Frame 1 (no input): blank canvas, image omitted
Frame 60 (the mouse pressed at the canvas centre just before this capture): blank canvas, image omitted
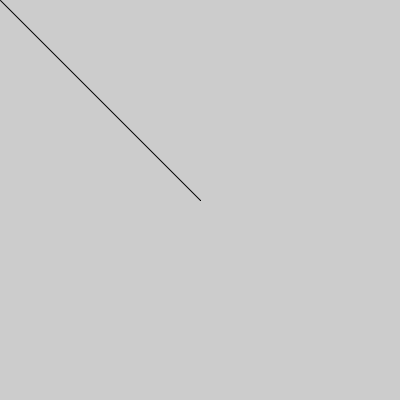
Frame 120 (the mouse held since frame 60 and released just before this capture)

The Processing sketch whose frames 1 and 60 were blank and that drew this single picture after the mouse press (run headless with seeded random() and noise(); from frame 60 on, the mouse is pressed at the canvas centre):

// Processing sketch: week07_1_halloween_line
// ── week07_1_halloween_line.pde
void setup(){
  size(400,400);
}
void draw(){
  if(mousePressed) line(mouseX,mouseY,pmouseX,pmouseY);
}
void mouseReleased(){
  background(255);
}
